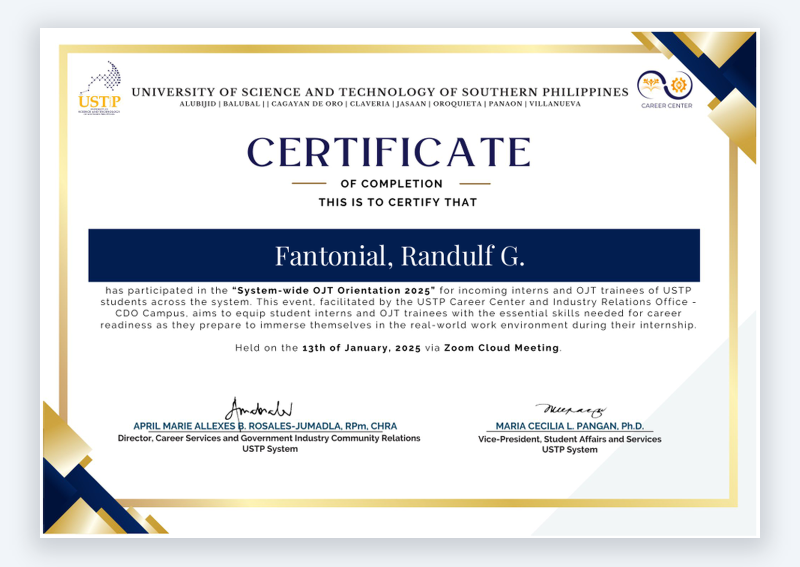
#> input picture src/assets/Certificate/Ojt-Incubation-Cert.png, 1600 x 1133 px (shown at 1/2 size); its folder holds only this picture in this run
$ python clean_certificates.py
#> lines starting #> are read from the running program, lines starting #| are printed output that depends on the picture; after the words box and inside, x2 and y2 are one past the last pixel; in counts of white or black regions, pixels touching at a corner belong together
#> in process, img is the input picture: PIL image 1600x1133 RGB; mean R, G, B 220.7, 222.7, 224.1
"""Trim the dark PDF-viewer background from certificate PNGs and re-canvas
them onto a clean white sheet with soft drop shadow.

Source files come straight out of a dark-themed PDF preview: the actual
certificate sits centered on a uniform (~37,37,37) gray. This script:

  1. Crops away that dark padding so the certificate fills the frame.
  2. Pads with a couple of pixels of white so the document edge isn't flush.
  3. Adds a subtle slate background + soft shadow so it presents like a
     framed document — matching the look of project screenshots.

Output dimensions follow each certificate's own aspect ratio (rather than
forcing 16:10) so the document never looks squashed or cropped.
"""
from __future__ import annotations

from pathlib import Path

from PIL import Image, ImageChops, ImageFilter

ROOT = Path(__file__).resolve().parent.parent
CERT_DIR = ROOT / "src" / "assets" / "Certificate"

VIEWER_BG = (37, 37, 37)
SHEET_BG = (241, 245, 249)         # slate-100 — same canvas as screenshots
SHADOW_RGBA = (15, 23, 42, 45)
PAD_RATIO = 0.05                   # canvas margin around the certificate
TARGET_W = 1600                    # uniform render width for crisp display


def trim_viewer_bg(img: Image.Image, tol: int = 14) -> Image.Image:
#> called with tol = 14
    rgb = img.convert("RGB")
    bg = Image.new("RGB", rgb.size, VIEWER_BG)
#> bg: PIL image 1600x1133 RGB; every value is 37
    diff = ImageChops.difference(rgb, bg)
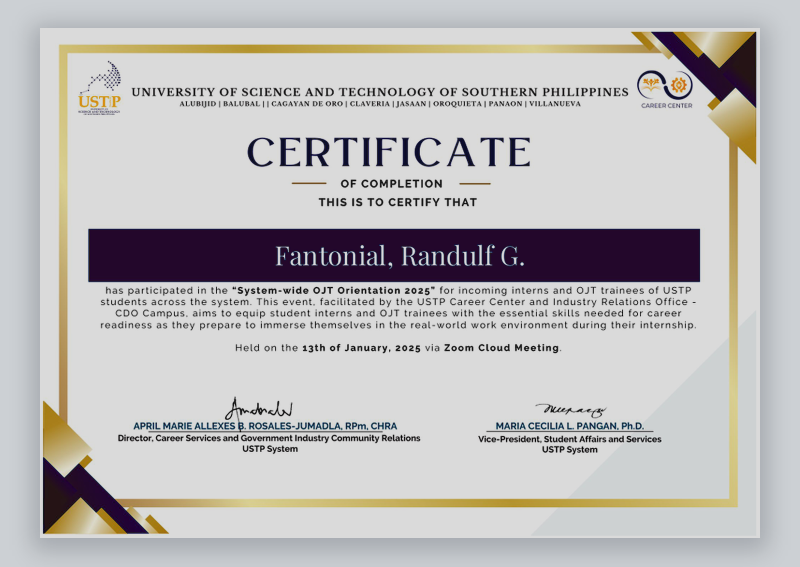
#> diff: PIL image 1600x1133 RGB (shown at 1/2 size); mean R, G, B 189.5, 187.2, 187.2
    mask = diff.convert("L").point(lambda v: 255 if v > tol else 0)
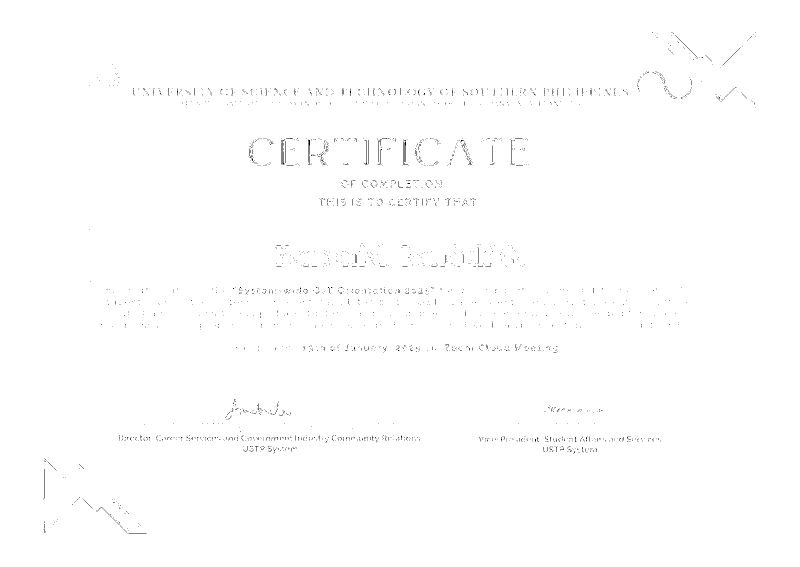
#> mask: PIL image 1600x1133 L (shown at 1/2 size); 99.6% white; black in thin lines or dots, all inside (x1, y1, x2, y2) = (86, 64, 1512, 1067)
    bbox = mask.getbbox()
#> bbox = (0, 0, 1600, 1133)
    return rgb.crop(bbox) if bbox else rgb


def render(certificate: Image.Image) -> Image.Image:
    aspect = certificate.height / certificate.width
#> aspect = 0.708
    target_h = int(TARGET_W * aspect)
#> target_h = 1133

    # 5% canvas margin on every side, then drop in the certificate.
    pad_x = int(TARGET_W * PAD_RATIO)
    pad_y = int(target_h * PAD_RATIO)
#> pad_y = 56
    canvas_w = TARGET_W
    canvas_h = target_h + 2 * pad_y - pad_y  # vertical padding only top/bottom equal
#> canvas_h = 1189
    canvas_h = target_h
#> canvas_h = 1133
    inner_w = canvas_w - 2 * pad_x
    inner_h = canvas_h - 2 * pad_y
#> inner_h = 1021

    scale = min(inner_w / certificate.width, inner_h / certificate.height)
#> scale = 0.9
    sized = certificate.resize(
        (max(1, int(certificate.width * scale)), max(1, int(certificate.height * scale))),
        Image.LANCZOS,
    )

    canvas = Image.new("RGBA", (canvas_w, canvas_h), SHEET_BG + (255,))

    shadow_layer = Image.new("RGBA", canvas.size, (0, 0, 0, 0))
#> shadow_layer: PIL image 1600x1133 RGBA; every value is 0
    shadow_box = Image.new("RGBA", (sized.width + 30, sized.height + 30), SHADOW_RGBA)
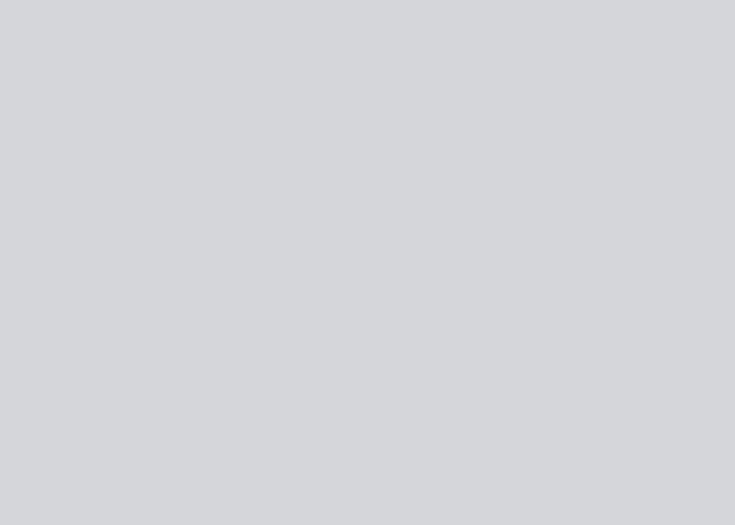
#> shadow_box: PIL image 1470x1049 RGBA (shown at 1/2 size); mean R, G, B, A 15, 23, 42, 45; transparent parts drawn white
    shadow_layer.paste(
        shadow_box,
        ((canvas_w - shadow_box.width) // 2, (canvas_h - shadow_box.height) // 2 + 10),
    )
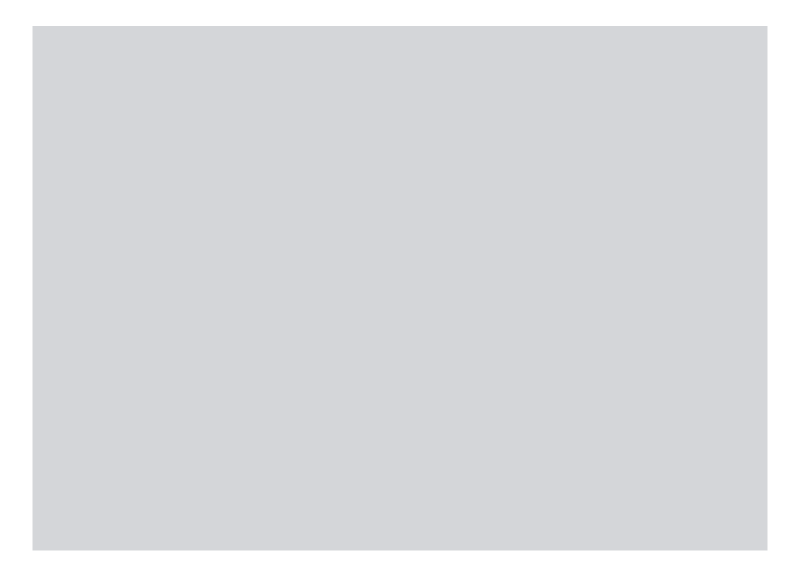
#> shadow_layer: PIL image 1600x1133 RGBA (shown at 1/2 size); mean R, G, B, A 12.8, 19.6, 35.7, 38.3; transparent parts drawn white
    shadow_layer = shadow_layer.filter(ImageFilter.GaussianBlur(22))
    canvas = Image.alpha_composite(canvas, shadow_layer)
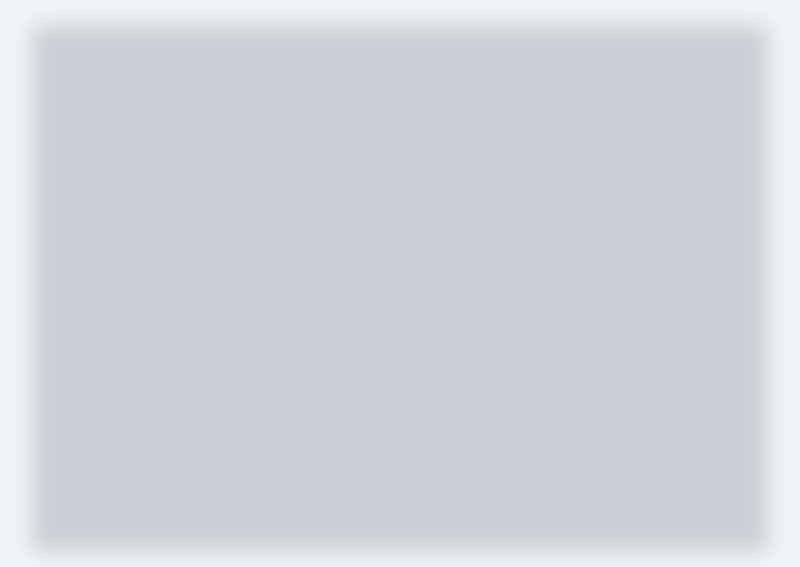
#> canvas: PIL image 1600x1133 RGBA (shown at 1/2 size); mean R, G, B, A 206.9, 211.7, 217.3, 255

    canvas.paste(
        sized.convert("RGBA"),
        ((canvas_w - sized.width) // 2, (canvas_h - sized.height) // 2),
    )
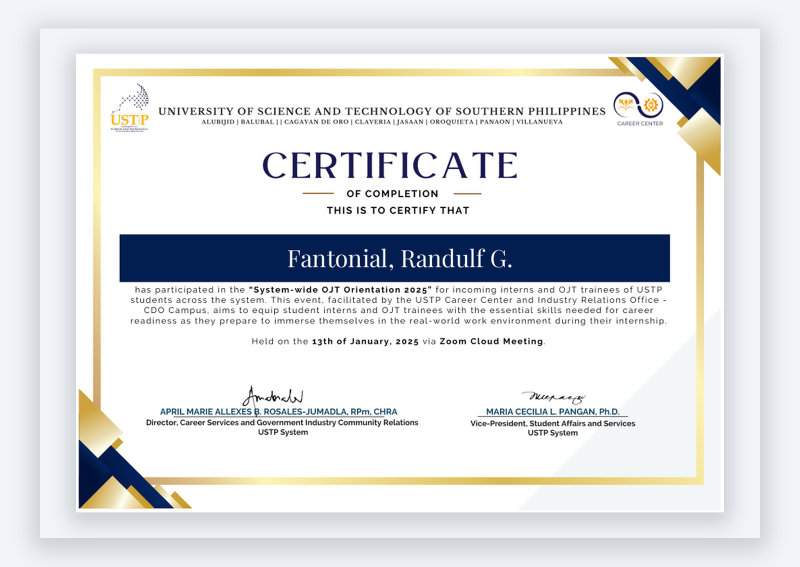
#> canvas: PIL image 1600x1133 RGBA (shown at 1/2 size); mean R, G, B, A 222.4, 224.8, 226.7, 255
    return canvas.convert("RGB")


def process(path: Path) -> None:
    img = Image.open(path)
    trimmed = trim_viewer_bg(img)
    out = render(trimmed)
    out.save(path, "PNG", optimize=True)
    print(f"  ok {path.name:<28} {img.size} -> trimmed {trimmed.size} -> {out.size}")
#|   ok Ojt-Incubation-Cert.png      (1600, 1133) -> trimmed (1600, 1133) -> (1600, 1133)


def main() -> None:
    files = sorted(p for p in CERT_DIR.glob("*.png"))
    print(f"Cleaning {len(files)} certificates")
    for p in files:
        process(p)


if __name__ == "__main__":
    main()
